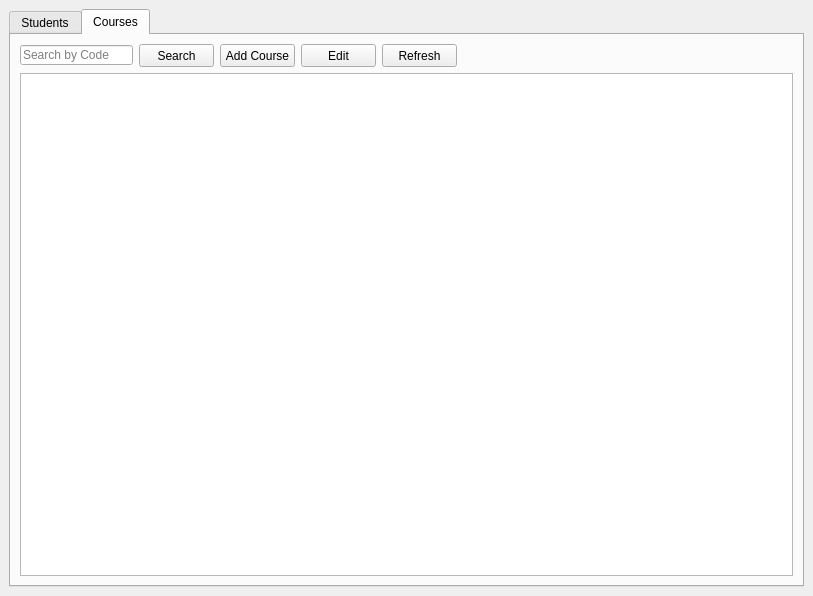
<?xml version="1.0" encoding="UTF-8"?>
<ui version="4.0">
 <class>MainWindow</class>
 <widget class="QMainWindow" name="MainWindow">
  <property name="geometry">
   <rect>
    <x>0</x>
    <y>0</y>
    <width>813</width>
    <height>596</height>
   </rect>
  </property>
  <property name="minimumSize">
   <size>
    <width>813</width>
    <height>596</height>
   </size>
  </property>
  <property name="windowTitle">
   <string>MainWindow</string>
  </property>
  <widget class="QWidget" name="centralwidget">
   <layout class="QHBoxLayout" name="horizontalLayout">
    <item>
     <widget class="QTabWidget" name="tabWidget">
      <property name="currentIndex">
       <number>1</number>
      </property>
      <widget class="QWidget" name="student_tab">
       <attribute name="title">
        <string>Students</string>
       </attribute>
       <layout class="QVBoxLayout" name="verticalLayout">
        <item>
         <layout class="QHBoxLayout" name="horizontalLayout_2">
          <item>
           <widget class="QLineEdit" name="student_searchbar">
            <property name="minimumSize">
             <size>
              <width>113</width>
              <height>20</height>
             </size>
            </property>
            <property name="maximumSize">
             <size>
              <width>113</width>
              <height>20</height>
             </size>
            </property>
            <property name="placeholderText">
             <string>Search by ID No.</string>
            </property>
           </widget>
          </item>
          <item>
           <widget class="QPushButton" name="student_search">
            <property name="minimumSize">
             <size>
              <width>75</width>
              <height>23</height>
             </size>
            </property>
            <property name="maximumSize">
             <size>
              <width>75</width>
              <height>23</height>
             </size>
            </property>
            <property name="text">
             <string>Search</string>
            </property>
           </widget>
          </item>
          <item>
           <widget class="QPushButton" name="student_add">
            <property name="minimumSize">
             <size>
              <width>75</width>
              <height>23</height>
             </size>
            </property>
            <property name="maximumSize">
             <size>
              <width>75</width>
              <height>23</height>
             </size>
            </property>
            <property name="text">
             <string>New Student</string>
            </property>
           </widget>
          </item>
          <item>
           <widget class="QPushButton" name="student_edit">
            <property name="minimumSize">
             <size>
              <width>75</width>
              <height>23</height>
             </size>
            </property>
            <property name="maximumSize">
             <size>
              <width>75</width>
              <height>23</height>
             </size>
            </property>
            <property name="text">
             <string>Edit Selection</string>
            </property>
           </widget>
          </item>
          <item>
           <widget class="QPushButton" name="student_refresh">
            <property name="minimumSize">
             <size>
              <width>75</width>
              <height>23</height>
             </size>
            </property>
            <property name="maximumSize">
             <size>
              <width>75</width>
              <height>23</height>
             </size>
            </property>
            <property name="text">
             <string>Refresh</string>
            </property>
           </widget>
          </item>
          <item>
           <spacer name="horizontalSpacer">
            <property name="orientation">
             <enum>Qt::Horizontal</enum>
            </property>
            <property name="sizeHint" stdset="0">
             <size>
              <width>40</width>
              <height>20</height>
             </size>
            </property>
           </spacer>
          </item>
         </layout>
        </item>
        <item>
         <widget class="QTableWidget" name="student_table"/>
        </item>
       </layout>
      </widget>
      <widget class="QWidget" name="course_tab">
       <attribute name="title">
        <string>Courses</string>
       </attribute>
       <layout class="QVBoxLayout" name="verticalLayout_2">
        <item>
         <layout class="QHBoxLayout" name="horizontalLayout_3">
          <item>
           <widget class="QLineEdit" name="course_searchbar">
            <property name="minimumSize">
             <size>
              <width>113</width>
              <height>20</height>
             </size>
            </property>
            <property name="maximumSize">
             <size>
              <width>113</width>
              <height>20</height>
             </size>
            </property>
            <property name="placeholderText">
             <string>Search by Code</string>
            </property>
           </widget>
          </item>
          <item>
           <widget class="QPushButton" name="course_search">
            <property name="minimumSize">
             <size>
              <width>75</width>
              <height>23</height>
             </size>
            </property>
            <property name="maximumSize">
             <size>
              <width>75</width>
              <height>23</height>
             </size>
            </property>
            <property name="text">
             <string>Search</string>
            </property>
           </widget>
          </item>
          <item>
           <widget class="QPushButton" name="course_add">
            <property name="minimumSize">
             <size>
              <width>75</width>
              <height>23</height>
             </size>
            </property>
            <property name="maximumSize">
             <size>
              <width>75</width>
              <height>23</height>
             </size>
            </property>
            <property name="text">
             <string>Add Course</string>
            </property>
           </widget>
          </item>
          <item>
           <widget class="QPushButton" name="course_edit">
            <property name="minimumSize">
             <size>
              <width>75</width>
              <height>23</height>
             </size>
            </property>
            <property name="maximumSize">
             <size>
              <width>75</width>
              <height>23</height>
             </size>
            </property>
            <property name="text">
             <string>Edit</string>
            </property>
           </widget>
          </item>
          <item>
           <widget class="QPushButton" name="course_refresh">
            <property name="minimumSize">
             <size>
              <width>75</width>
              <height>23</height>
             </size>
            </property>
            <property name="maximumSize">
             <size>
              <width>75</width>
              <height>23</height>
             </size>
            </property>
            <property name="text">
             <string>Refresh</string>
            </property>
           </widget>
          </item>
          <item>
           <spacer name="horizontalSpacer_2">
            <property name="orientation">
             <enum>Qt::Horizontal</enum>
            </property>
            <property name="sizeHint" stdset="0">
             <size>
              <width>40</width>
              <height>20</height>
             </size>
            </property>
           </spacer>
          </item>
         </layout>
        </item>
        <item>
         <widget class="QTableWidget" name="course_table"/>
        </item>
       </layout>
      </widget>
     </widget>
    </item>
   </layout>
  </widget>
 </widget>
 <resources/>
 <connections/>
</ui>
